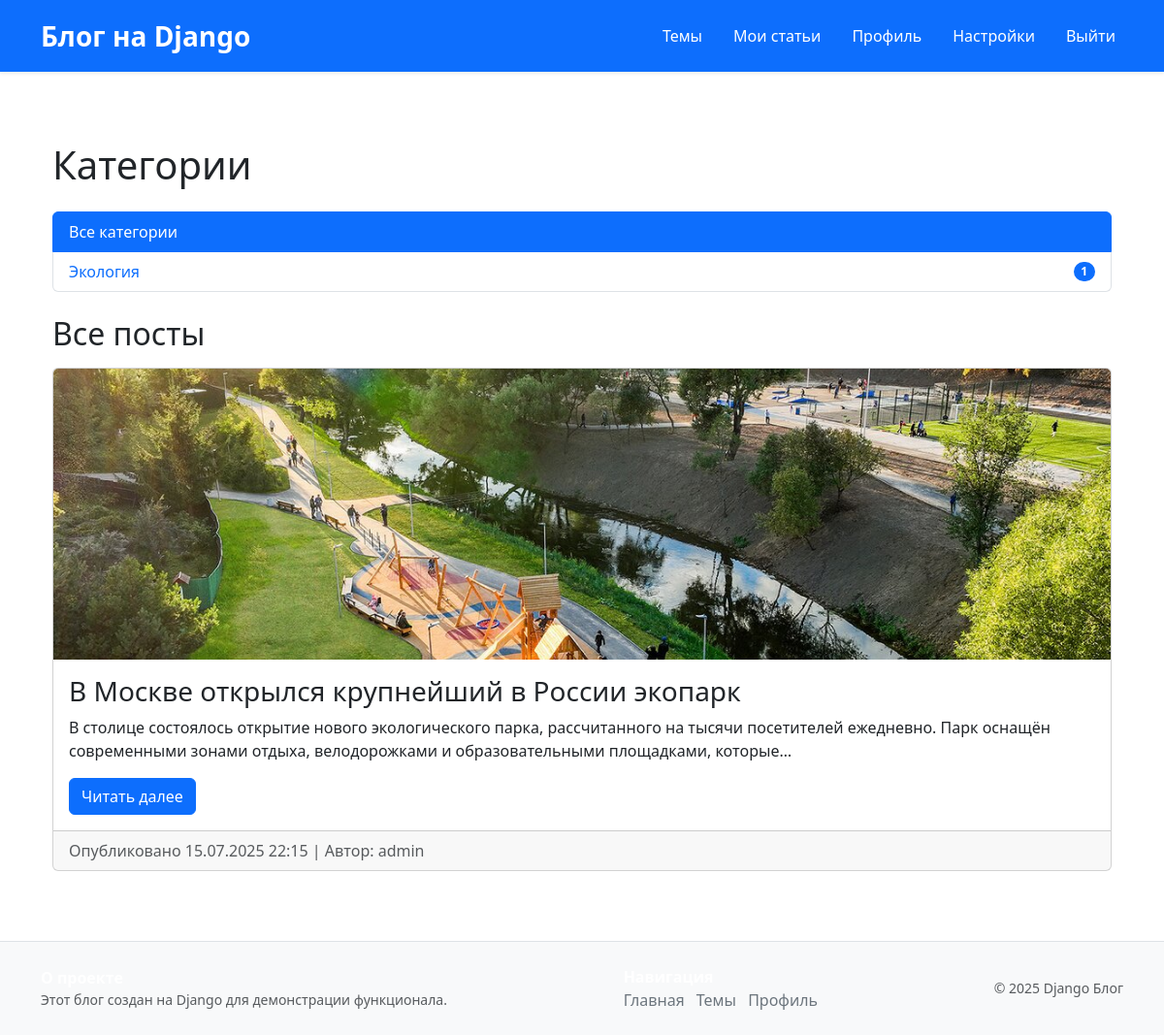
Page /categories/ (signed in) on the committed database.
### main/models.py (models this page shows, shortened)
class Category(models.Model):
    name = models.CharField(max_length=100)
    description = models.TextField()
    created_at = models.DateTimeField(auto_now_add=True)

class Post(models.Model):
    title = models.CharField(max_length=200)
    content = models.TextField()
    author = models.ForeignKey(User, on_delete=models.CASCADE)
    category = models.ForeignKey(Category, on_delete=models.SET_NULL, null=True)
    published_date = models.DateTimeField(auto_now_add=True)
    image = models.ImageField(upload_to='posts/', null=True, blank=True)
    is_published = models.BooleanField(default=True)

### main/views.py (the view)
# urls.py: path('categories/', views.category_list, name='category_list'),
def category_list(request):
    categories = Category.objects.all()
    selected_category_id = request.GET.get('category')
    selected_category = None
    if selected_category_id:
        try:
            selected_category = categories.get(id=selected_category_id)
            posts = Post.objects.filter(category=selected_category)
        except Category.DoesNotExist:
            selected_category = None
            posts = Post.objects.all()
    else:
        posts = Post.objects.all()
    context = {
        'categories': categories,
        'selected_category': selected_category,
        'posts': posts,
    }
    return render(request, 'blog/category_list.html', context)

### project/context_processors.py (called while the page is built)
def theme_context(request):
    if request.user.is_authenticated:
        settings_obj, _ = Settings.objects.get_or_create(user=request.user)
        return {'user_theme': settings_obj.theme}
    return {'user_theme': 'light'}

### main/templates/blog/category_list.html (shortened to what this page needs)
{% extends 'base.html' %}
{% block content %}
<div class="container mt-4">
    <h1 class="mb-4">Категории</h1>
    {% if categories %}
    <ul class="list-group mb-4">
        <li class="list-group-item {% if not selected_category %}active{% endif %}">
            <a href="{% url 'category_list' %}" class="text-decoration-none {% if not selected_category %}text-white{% endif %}">
                Все категории
            </a>
        </li>
        {% for category in categories %}
        <li class="list-group-item d-flex justify-content-between align-items-center
            {% if selected_category and selected_category.id == category.id %}active{% endif %}">
            <a href="?category={{ category.id }}" class="text-decoration-none
                {% if selected_category and selected_category.id == category.id %}text-white{% endif %}">
                {{ category.name }}
            </a>
            <span class="badge bg-primary rounded-pill">{{ category.post_set.count }}</span>
        </li>
        {% endfor %}
    </ul>
    {% else %}
    <div class="alert alert-warning">Категорий пока нет.</div>
    {% endif %}
    <h2 class="mb-3">
        {% if selected_category %}
            Посты в категории: {{ selected_category.name }}
        {% else %}
            Все посты
        {% endif %}
    </h2>
    {% if posts %}
        {% for post in posts %}
        <div class="card mb-4">
            {% if post.image %}
            <img src="{{ post.image.url }}" class="card-img-top" style="height: 300px; object-fit: cover;" alt="{{ post.title }}">
            {% endif %}
            <div class="card-body">
                <h3 class="card-title">{{ post.title }}</h3>
                <p class="card-text">{{ post.content|truncatechars:200 }}</p>
                <a href="{% url 'post_detail' pk=post.pk %}" class="btn btn-primary">Читать далее</a>
            </div>
            <div class="card-footer text-muted">
                Опубликовано {{ post.published_date|date:"d.m.Y H:i" }} |
                Автор: {{ post.author.username }}
            </div>
        </div>
        {% endfor %}
    {% else %}
    <div class="alert alert-info">Постов в этой категории пока нет.</div>
    {% endif %}
</div>
{% endblock %}

### static/css/style.css (style rules this page uses)
body.theme-light { --bg-color: #ffffff; --text-color: #212529; --primary-color: #0d6efd; --primary-hover: #0a58ca; --secondary-color: #6c757d; --border-color: #dee2e6; --card-bg: #ffffff; --navbar-bg: #0d6efd; --footer-bg: #343a40; --footer-text: #ffffff; --muted-text: #6c757d; }
body { background-color: var(--bg-color); color: var(--text-color); transition: background-color 0.3s ease, color 0.3s ease; }
a { color: var(--primary-color); text-decoration: none; transition: color 0.2s ease; }
.card { background-color: var(--card-bg); border-color: var(--border-color); color: var(--text-color); }
.card-footer { background-color: var(--card-bg); border-top-color: var(--border-color); }
.btn-primary { background-color: var(--primary-color); border-color: var(--primary-color); }
.text-muted { color: var(--muted-text) !important; }
.list-group-item { background-color: var(--card-bg); border-color: var(--border-color); color: var(--text-color); }

### rows in the picture
Category: name "Экология", post_set.count "1"
Post: image (picture), title "В Москве открылся крупнейший в России экопарк", content "В столице состоялось открытие нового экологического парка, рассчитанного на тысячи посетителей ежедневно. Парк оснащён современными зонами отдыха, велодорожками и образовательными площадками, которые…", published_date "15.07.2025 22:15", author.username "admin"
